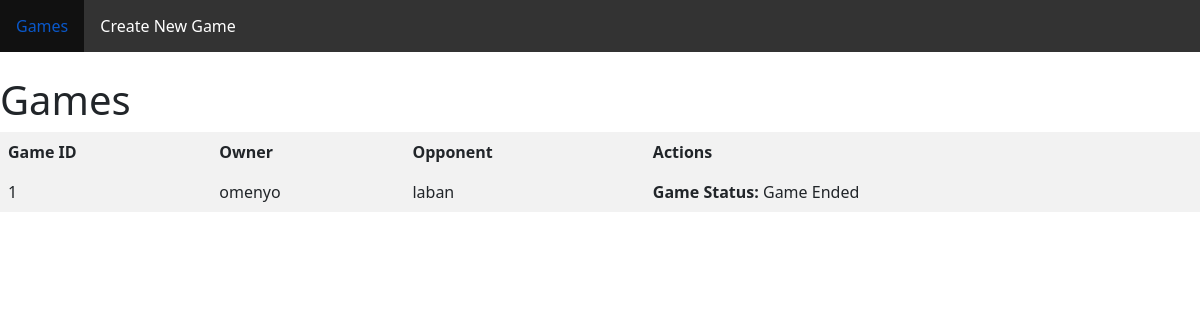
Page / (signed in) on the earlier database version.
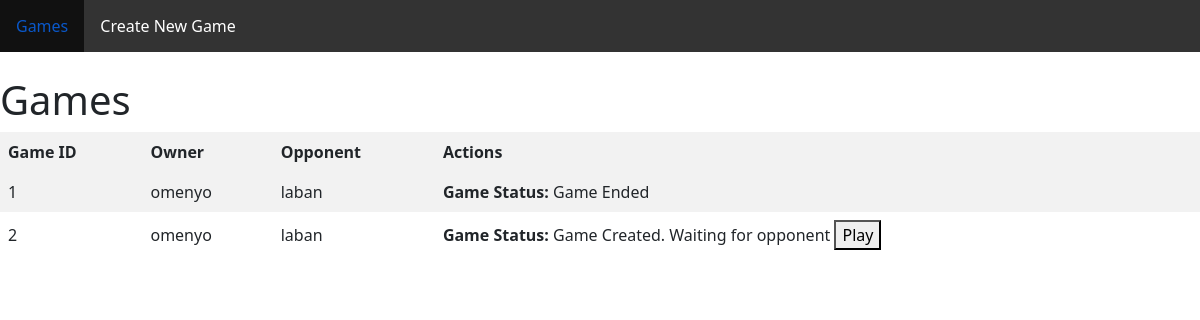
Same page on the later database version.
### game_core/models.py (models this page shows, shortened)
class Game(models.Model):
    owner = models.ForeignKey(User, on_delete=models.CASCADE,related_name="owner")
    opponent = models.ForeignKey(User, on_delete=models.CASCADE,related_name="opponent", null=True)
    owner_online = models.BooleanField(default=False)
    opponent_online = models.BooleanField(default=False)
    winner = models.CharField(max_length=20, null=True, blank=True)
    CHOICES=(
        (1,"Game Created. Waiting for opponent"),
        (2,"Game Started"),
        (3,"Game Ended"))
    status = models.IntegerField(default=1,choices=CHOICES)
    c_player=models.CharField(max_length=3,default=1)
    owner_cards= models.CharField(max_length=2000,blank=True)
    opponent_cards=models.CharField(max_length=2000,blank=True)
    Cards_deck_play=models.CharField(max_length=2000,blank=True)
    Last_played=models.CharField(max_length=2000,blank=True)
    symbol=models.CharField(max_length=2000,blank=True)
    owner_pick_card_turn=models.BooleanField(default=True)
    opponent_pick_card_turn=models.BooleanField(default=True)

### game_core/views.py (the view)
# urls.py: path('', views.games, name='index'),
def games(request):
    if request.user.is_anonymous:
        return redirect(reverse_lazy('admin:index'))
    games=Game.objects.all()
    context={'games':games}
    return render(request, 'games.html',context)

### templates/games.html
{% extends "base.html" %}
{% block body %}
    <h1>Games</h1>
    <table>
        <tr>
            <th>Game ID</th>
            <th>Owner</th>
            <th>Opponent</th>
            <th>Actions</th>
        </tr>
        {% for game in games %}
            <tr>
                <td>{{ game.id }}</td>
                <td>{{ game.owner.username }}</td>
                <td>{{ game.opponent.username}}</td>
                <td>
                    {% if game.status == 1 %}
                        <strong>Game Status:</strong> Game Created. Waiting for opponent
                        <a href="{% url 'play_game' id=game.id %}">
                            <button>Play</button>
                        </a>
                    {% elif game.status == 2 %}
                        <strong>Game Status:</strong> Game Started
                        <a href="{% url 'play_game' id=game.id %}">
                            <button>Continue</button>
                        </a>
                    {% elif game.status == 3 %}
                        <strong>Game Status:</strong> Game Ended
                    {% endif %}
                </td>
            </tr>
        {% empty %}
            <tr>
                <td colspan="4">No games available</td>
            </tr>
        {% endfor %}
    </table>
{% endblock %}

Differences in the rows shown:
added Game: id "2", owner.username "omenyo", opponent.username "laban", shows "Game Status:", status "Game Created. Waiting for opponent"
